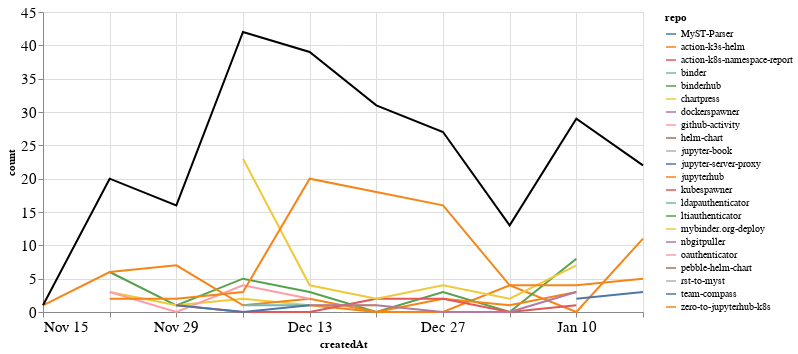

Here is the notebook cell this chart was saved with:
### Markdown cell above
### Comments

### Code cell
comments_time = comments.groupby('repo').resample('W', on='createdAt').count()['author'].reset_index()
comments_time = comments_time.rename(columns={'author': 'count'})
comments_time_total = comments_time.groupby('createdAt').agg({"count": "sum"}).reset_index()
ch1 = alt.Chart(comments_time, width=600).mark_line().encode(
    x='createdAt',
    y='count',
    color='repo',
    tooltip="repo"
)

ch2 = alt.Chart(comments_time_total, width=600).mark_line(color="black").encode(
    x='createdAt',
    y='count',
)

ch1 + ch2

### Figure 1 — Vega-Lite specification as saved in the notebook (floating-point values rounded to 4 significant figures)
{"config": {"axisLeft": {"labelFontSize": 15}, "axisBottom": {"labelFontSize": 15}}, "layer": [{"data": {"name": "data-12095550be72e725baadce0750d43fda"}, "mark": "line", "encoding": {"color": {"type": "nominal", "field": "repo"}, "tooltip": {"type": "nominal", "field": "repo"}, "x": {"type": "temporal", "field": "createdAt"}, "y": {"type": "quantitative", "field": "count"}}, "width": 600}, {"data": {"name": "data-7ac48f4331c66eb27dc79eb77b5bd597"}, "mark": {"type": "line", "color": "black"}, "encoding": {"x": {"type": "temporal", "field": "createdAt"}, "y": {"type": "quantitative", "field": "count"}}, "width": 600}], "$schema": "https://vega.github.io/schema/vega-lite/v4.8.1.json", "datasets": {"data-12095550be72e725baadce0750d43fda": [{"repo": "MyST-Parser", "createdAt": "2021-01-03T00:00:00", "count": 1}, {"repo": "action-k3s-helm", "createdAt": "2020-12-13T00:00:00", "count": 1}, {"repo": "action-k3s-helm", "createdAt": "2020-12-20T00:00:00", "count": 0}, {"repo": "action-k3s-helm", "createdAt": "2020-12-27T00:00:00", "count": 0}, {"repo": "action-k3s-helm", "createdAt": "2021-01-03T00:00:00", "count": 4}, {"repo": "action-k3s-helm", "createdAt": "2021-01-10T00:00:00", "count": 0}, {"repo": "action-k3s-helm", "createdAt": "2021-01-17T00:00:00", "count": 11}, {"repo": "action-k8s-namespace-report", "createdAt": "2021-01-17T00:00:00", "count": 3}, {"repo": "binder", "createdAt": "2020-11-29T00:00:00", "count": 3}, {"repo": "binderhub", "createdAt": "2020-11-22T00:00:00", "count": 6}, {"repo": "binderhub", "createdAt": "2020-11-29T00:00:00", "count": 1}, {"repo": "binderhub", "createdAt": "2020-12-06T00:00:00", "count": 5}, {"repo": "binderhub", "createdAt": "2020-12-13T00:00:00", "count": 3}, {"repo": "binderhub", "createdAt": "2020-12-20T00:00:00", "count": 0}, {"repo": "binderhub", "createdAt": "2020-12-27T00:00:00", "count": 3}, {"repo": "binderhub", "createdAt": "2021-01-03T00:00:00", "count": 0}, {"repo": "binderhub", "createdAt": "2021-01-10T00:00:00", "count": 8}, {"repo": "chartpress", "createdAt": "2020-11-22T00:00:00", "count": 3}, {"repo": "chartpress", "createdAt": "2020-11-29T00:00:00", "count": 1}, {"repo": "chartpress", "createdAt": "2020-12-06T00:00:00", "count": 2}, {"repo": "chartpress", "createdAt": "2020-12-13T00:00:00", "count": 1}, {"repo": "chartpress", "createdAt": "2020-12-20T00:00:00", "count": 1}, {"repo": "dockerspawner", "createdAt": "2020-12-20T00:00:00", "count": 7}, {"repo": "github-activity", "createdAt": "2020-12-13T00:00:00", "count": 1}, {"repo": "helm-chart", "createdAt": "2021-01-03T00:00:00", "count": 1}, {"repo": "jupyter-book", "createdAt": "2020-12-13T00:00:00", "count": 1}, {"repo": "jupyter-server-proxy", "createdAt": "2021-01-10T00:00:00", "count": 2}, {"repo": "jupyter-server-proxy", "createdAt": "2021-01-17T00:00:00", "count": 3}, {"repo": "jupyterhub", "createdAt": "2020-11-15T00:00:00", "count": 1}, {"repo": "jupyterhub", "createdAt": "2020-11-22T00:00:00", "count": 6}, {"repo": "jupyterhub", "createdAt": "2020-11-29T00:00:00", "count": 7}, {"repo": "jupyterhub", "createdAt": "2020-12-06T00:00:00", "count": 1}, {"repo": "jupyterhub", "createdAt": "2020-12-13T00:00:00", "count": 2}, {"repo": "jupyterhub", "createdAt": "2020-12-20T00:00:00", "count": 0}, {"repo": "jupyterhub", "createdAt": "2020-12-27T00:00:00", "count": 2}, {"repo": "jupyterhub", "createdAt": "2021-01-03T00:00:00", "count": 1}, {"repo": "jupyterhub", "createdAt": "2021-01-10T00:00:00", "count": 3}, {"repo": "kubespawner", "createdAt": "2020-11-29T00:00:00", "count": 1}, {"repo": "kubespawner", "createdAt": "2020-12-06T00:00:00", "count": 0}, {"repo": "kubespawner", "createdAt": "2020-12-13T00:00:00", "count": 0}, {"repo": "kubespawner", "createdAt": "2020-12-20T00:00:00", "count": 2}, {"repo": "kubespawner", "createdAt": "2020-12-27T00:00:00", "count": 2}, {"repo": "kubespawner", "createdAt": "2021-01-03T00:00:00", "count": 0}, {"repo": "kubespawner", "createdAt": "2021-01-10T00:00:00", "count": 1}, {"repo": "ldapauthenticator", "createdAt": "2020-12-06T00:00:00", "count": 1}, {"repo": "ldapauthenticator", "createdAt": "2020-12-13T00:00:00", "count": 1}, {"repo": "ltiauthenticator", "createdAt": "2020-12-06T00:00:00", "count": 3}, {"repo": "mybinder.org-deploy", "createdAt": "2020-12-06T00:00:00", "count": 23}, {"repo": "mybinder.org-deploy", "createdAt": "2020-12-13T00:00:00", "count": 4}, {"repo": "mybinder.org-deploy", "createdAt": "2020-12-20T00:00:00", "count": 2}, {"repo": "mybinder.org-deploy", "createdAt": "2020-12-27T00:00:00", "count": 4}, {"repo": "mybinder.org-deploy", "createdAt": "2021-01-03T00:00:00", "count": 2}, {"repo": "mybinder.org-deploy", "createdAt": "2021-01-10T00:00:00", "count": 7}, {"repo": "nbgitpuller", "createdAt": "2020-12-13T00:00:00", "count": 1}, {"repo": "nbgitpuller", "createdAt": "2020-12-20T00:00:00", "count": 1}, {"repo": "nbgitpuller", "createdAt": "2020-12-27T00:00:00", "count": 0}, {"repo": "nbgitpuller", "createdAt": "2021-01-03T00:00:00", "count": 0}, {"repo": "nbgitpuller", "createdAt": "2021-01-10T00:00:00", "count": 3}, {"repo": "oauthenticator", "createdAt": "2020-11-22T00:00:00", "count": 3}, {"repo": "oauthenticator", "createdAt": "2020-11-29T00:00:00", "count": 0}, {"repo": "oauthenticator", "createdAt": "2020-12-06T00:00:00", "count": 4}, {"repo": "oauthenticator", "createdAt": "2020-12-13T00:00:00", "count": 2}, {"repo": "pebble-helm-chart", "createdAt": "2020-12-13T00:00:00", "count": 1}, {"repo": "rst-to-myst", "createdAt": "2021-01-10T00:00:00", "count": 1}, {"repo": "team-compass", "createdAt": "2020-11-29T00:00:00", "count": 1}, {"repo": "team-compass", "createdAt": "2020-12-06T00:00:00", "count": 0}, {"repo": "team-compass", "createdAt": "2020-12-13T00:00:00", "count": 1}, {"repo": "zero-to-jupyterhub-k8s", "createdAt": "2020-11-22T00:00:00", "count": 2}, {"repo": "zero-to-jupyterhub-k8s", "createdAt": "2020-11-29T00:00:00", "count": 2}, {"repo": "zero-to-jupyterhub-k8s", "createdAt": "2020-12-06T00:00:00", "count": 3}, {"repo": "zero-to-jupyterhub-k8s", "createdAt": "2020-12-13T00:00:00", "count": 20}, {"repo": "zero-to-jupyterhub-k8s", "createdAt": "2020-12-20T00:00:00", "count": 18}, {"repo": "zero-to-jupyterhub-k8s", "createdAt": "2020-12-27T00:00:00", "count": 16}, {"repo": "zero-to-jupyterhub-k8s", "createdAt": "2021-01-03T00:00:00", "count": 4}, {"repo": "zero-to-jupyterhub-k8s", "createdAt": "2021-01-10T00:00:00", "count": 4}, {"repo": "zero-to-jupyterhub-k8s", "createdAt": "2021-01-17T00:00:00", "count": 5}], "data-7ac48f4331c66eb27dc79eb77b5bd597": [{"createdAt": "2020-11-15T00:00:00", "count": 1}, {"createdAt": "2020-11-22T00:00:00", "count": 20}, {"createdAt": "2020-11-29T00:00:00", "count": 16}, {"createdAt": "2020-12-06T00:00:00", "count": 42}, {"createdAt": "2020-12-13T00:00:00", "count": 39}, {"createdAt": "2020-12-20T00:00:00", "count": 31}, {"createdAt": "2020-12-27T00:00:00", "count": 27}, {"createdAt": "2021-01-03T00:00:00", "count": 13}, {"createdAt": "2021-01-10T00:00:00", "count": 29}, {"createdAt": "2021-01-17T00:00:00", "count": 22}]}}
